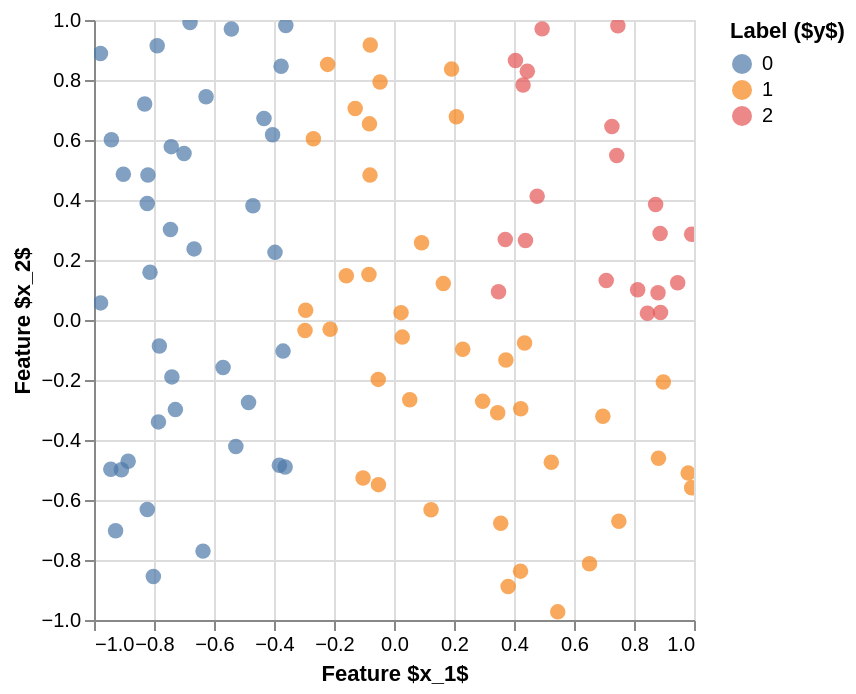

Write notebook code for a chart like this one.
### Code cell
from simple_visualizations import visualize_dataset

dataset = SimpleDataset(100)
visualize_dataset(dataset)

### Figure 1 — Vega-Lite specification as saved in the notebook (floating-point values rounded to 4 significant figures)
{"config": {"view": {"continuousWidth": 300, "continuousHeight": 300}}, "data": {"name": "data-0bdd681f2bcc567a0fab98bc5a459236"}, "mark": {"type": "circle", "size": 60}, "encoding": {"color": {"field": "label", "title": "Label ($y$)", "type": "nominal"}, "tooltip": [{"field": "x1", "type": "quantitative"}, {"field": "x2", "type": "quantitative"}, {"field": "label", "type": "quantitative"}], "x": {"field": "x1", "title": "Feature $x_1$", "type": "quantitative"}, "y": {"field": "x2", "title": "Feature $x_2$", "type": "quantitative"}}, "params": [{"name": "param_1", "select": {"type": "interval", "encodings": ["x", "y"]}, "bind": "scales"}], "$schema": "https://vega.github.io/schema/vega-lite/v5.20.1.json", "datasets": {"data-0bdd681f2bcc567a0fab98bc5a459236": [{"x1": 0.02345, "x2": 0.02453, "label": 1}, {"x1": -0.2966, "x2": -0.03497, "label": 1}, {"x1": -0.7851, "x2": -0.3396, "label": 0}, {"x1": 0.05247, "x2": -0.2657, "label": 1}, {"x1": 0.8721, "x2": 0.3849, "label": 2}, {"x1": 0.3456, "x2": -0.3091, "label": 1}, {"x1": 0.1235, "x2": -0.6322, "label": 1}, {"x1": -0.6999, "x2": 0.5552, "label": 0}, {"x1": -0.7821, "x2": -0.08668, "label": 0}, {"x1": 0.02763, "x2": -0.05703, "label": 1}, {"x1": 0.5458, "x2": -0.9729, "label": 1}, {"x1": -0.05181, "x2": -0.5488, "label": 1}, {"x1": 0.1918, "x2": 0.8363, "label": 1}, {"x1": -0.8133, "x2": 0.1592, "label": 0}, {"x1": 0.3557, "x2": -0.6775, "label": 1}, {"x1": -0.6799, "x2": 0.9917, "label": 0}, {"x1": -0.942, "x2": 0.6007, "label": 0}, {"x1": -0.8311, "x2": 0.7203, "label": 0}, {"x1": -0.928, "x2": -0.7028, "label": 0}, {"x1": 0.7463, "x2": 0.9807, "label": 2}, {"x1": 0.4938, "x2": 0.9704, "label": 2}, {"x1": -0.1294, "x2": 0.7048, "label": 1}, {"x1": 0.8448, "x2": 0.02279, "label": 2}, {"x1": 0.9805, "x2": -0.5104, "label": 1}, {"x1": 0.3805, "x2": -0.8885, "label": 1}, {"x1": 0.9921, "x2": -0.5591, "label": 1}, {"x1": 0.4444, "x2": 0.8291, "label": 2}, {"x1": -0.2212, "x2": 0.852, "label": 1}, {"x1": -0.2128, "x2": -0.03088, "label": 1}, {"x1": -0.9086, "x2": -0.4993, "label": 0}, {"x1": 0.09189, "x2": 0.2577, "label": 1}, {"x1": -0.08355, "x2": 0.1516, "label": 1}, {"x1": -0.7894, "x2": 0.9145, "label": 0}, {"x1": -0.05252, "x2": -0.1979, "label": 1}, {"x1": 0.5244, "x2": -0.4741, "label": 1}, {"x1": 0.3709, "x2": 0.2684, "label": 2}, {"x1": -0.4701, "x2": 0.3808, "label": 0}, {"x1": 0.8884, "x2": 0.02511, "label": 2}, {"x1": -0.2945, "x2": 0.03262, "label": 1}, {"x1": 0.8122, "x2": 0.1007, "label": 2}, {"x1": -0.9781, "x2": 0.05704, "label": 0}, {"x1": -0.7424, "x2": 0.5779, "label": 0}, {"x1": -0.5698, "x2": -0.1583, "label": 0}, {"x1": -0.9021, "x2": 0.4857, "label": 0}, {"x1": 0.2954, "x2": -0.2712, "label": 1}, {"x1": -0.8225, "x2": 0.3884, "label": 0}, {"x1": -0.8224, "x2": -0.6318, "label": 0}, {"x1": -0.3606, "x2": 0.9815, "label": 0}, {"x1": -0.8022, "x2": -0.855, "label": 0}, {"x1": 0.7075, "x2": 0.1314, "label": 2}, {"x1": 0.9921, "x2": 0.2858, "label": 2}, {"x1": -0.6664, "x2": 0.237, "label": 0}, {"x1": 0.4382, "x2": 0.2647, "label": 2}, {"x1": 0.4048, "x2": 0.8653, "label": 2}, {"x1": 0.7494, "x2": -0.6708, "label": 1}, {"x1": 0.9456, "x2": 0.124, "label": 2}, {"x1": -0.159, "x2": 0.1478, "label": 1}, {"x1": 0.4225, "x2": -0.2962, "label": 1}, {"x1": -0.3698, "x2": -0.1037, "label": 0}, {"x1": -0.6367, "x2": -0.7704, "label": 0}, {"x1": 0.6517, "x2": -0.8123, "label": 1}, {"x1": -0.2687, "x2": 0.6042, "label": 1}, {"x1": 0.373, "x2": -0.1336, "label": 1}, {"x1": -0.6265, "x2": 0.7438, "label": 0}, {"x1": 0.88, "x2": 0.09095, "label": 2}, {"x1": -0.08177, "x2": 0.6538, "label": 1}, {"x1": 0.1644, "x2": 0.1213, "label": 1}, {"x1": 0.6962, "x2": -0.321, "label": 1}, {"x1": 0.7425, "x2": 0.5481, "label": 2}, {"x1": -0.04652, "x2": 0.7937, "label": 1}, {"x1": -0.4047, "x2": 0.6178, "label": 0}, {"x1": -0.3629, "x2": -0.4901, "label": 0}, {"x1": 0.4772, "x2": 0.4125, "label": 2}, {"x1": -0.3763, "x2": 0.846, "label": 0}, {"x1": -0.8202, "x2": 0.4836, "label": 0}, {"x1": -0.4334, "x2": 0.6717, "label": 0}, {"x1": 0.4217, "x2": -0.8371, "label": 1}, {"x1": 0.887, "x2": 0.288, "label": 2}, {"x1": -0.08003, "x2": 0.4829, "label": 1}, {"x1": -0.1031, "x2": -0.5264, "label": 1}, {"x1": 0.2079, "x2": 0.6778, "label": 1}, {"x1": -0.7451, "x2": 0.3013, "label": 0}, {"x1": 0.2291, "x2": -0.09726, "label": 1}, {"x1": -0.4848, "x2": -0.2747, "label": 0}, {"x1": -0.8861, "x2": -0.4706, "label": 0}, {"x1": -0.542, "x2": 0.9697, "label": 0}, {"x1": -0.5271, "x2": -0.4215, "label": 0}, {"x1": 0.8817, "x2": -0.461, "label": 1}, {"x1": -0.0791, "x2": 0.9164, "label": 1}, {"x1": -0.3821, "x2": -0.4838, "label": 0}, {"x1": 0.8978, "x2": -0.2068, "label": 1}, {"x1": -0.3967, "x2": 0.2255, "label": 0}, {"x1": -0.7403, "x2": -0.1896, "label": 0}, {"x1": 0.4353, "x2": -0.07696, "label": 1}, {"x1": -0.7287, "x2": -0.2987, "label": 0}, {"x1": 0.7263, "x2": 0.6452, "label": 2}, {"x1": 0.4303, "x2": 0.783, "label": 2}, {"x1": -0.944, "x2": -0.4975, "label": 0}, {"x1": -0.9785, "x2": 0.8882, "label": 0}, {"x1": 0.3484, "x2": 0.0945, "label": 2}]}}
